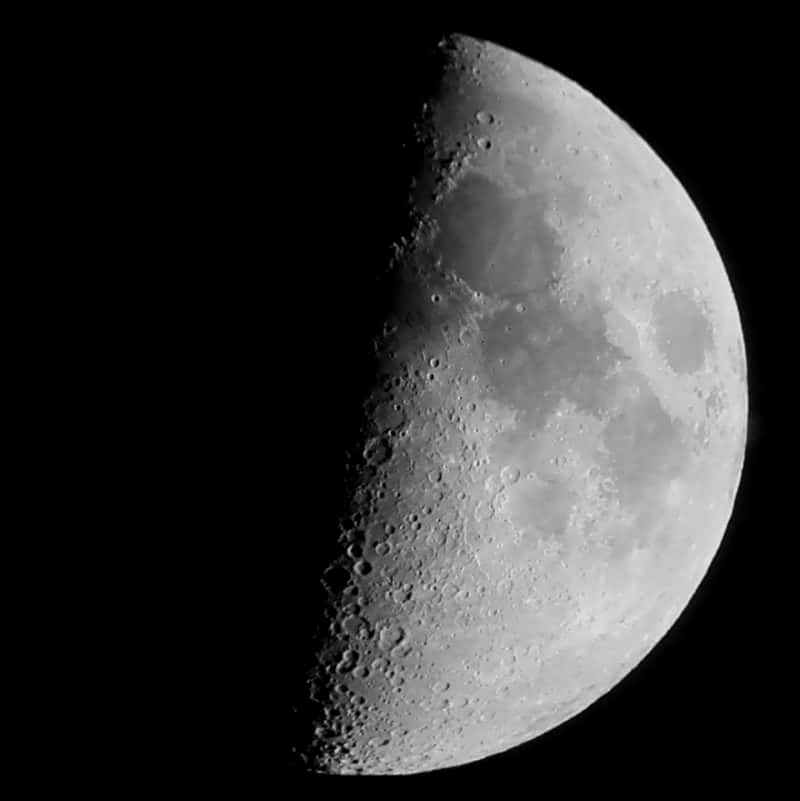
//> input picture ay.jpg, 800 x 801 px
$ ./ders6   (built with g++ and OpenCV 4)
//> lines starting //> are read from the running program, lines starting //| are printed output that depends on the picture
#include <iostream>
#include <opencv2/opencv.hpp>

using namespace cv;

void rescaleGrayImage(Mat &grayImage, double targetMin = 0, double targetMax = 255) {
    // Her piksele eklenen değeri ve hedef minimum ve maksimum degerleri belirle
    double minVal, maxVal;
    // Kokunu alarak goruntuyu normallestirelim.
    //sqrt(grayImage, grayImage);

    minMaxLoc(grayImage, &minVal, &maxVal);
    double scale = (targetMax - targetMin) / (maxVal - minVal);

    // Her piksele olcekleme faktorunu uygulayalim
    grayImage = (grayImage - minVal) * scale + targetMin;
}

void showImage(const std::string& windowName, const Mat& image) {
    namedWindow(windowName, WINDOW_NORMAL);
    resizeWindow(windowName, 400, 400);
    imshow(windowName, image);
    waitKey(0);
}


int main() {
    // Resmi yükle
    Mat image = imread("ay.jpg");
//> image is the input picture: 801 rows x 800 cols, CV_8UC3; min 0, max 240, mean 50.5

    // Hata Kontrol
    if (image.empty()) {
        std::cerr << "Resim yüklenemedi." << std::endl;
        return -1;
    }

    // Griye cevirelim
    Mat grayImage;
    cvtColor(image, grayImage, COLOR_BGR2GRAY);
    // KARE ALMA ISLEMI
    // Her pixelin veri tipini double yapalim sonra karesini alma islemini yapabiliriz
    grayImage.convertTo(grayImage, CV_64F); // Veri tipini double yapalım
//> grayImage: 801 rows x 800 cols, CV_64FC1
    grayImage.forEach<double>([](double &pixel, const int * position) -> void {
        pixel = pixel * pixel;
    });
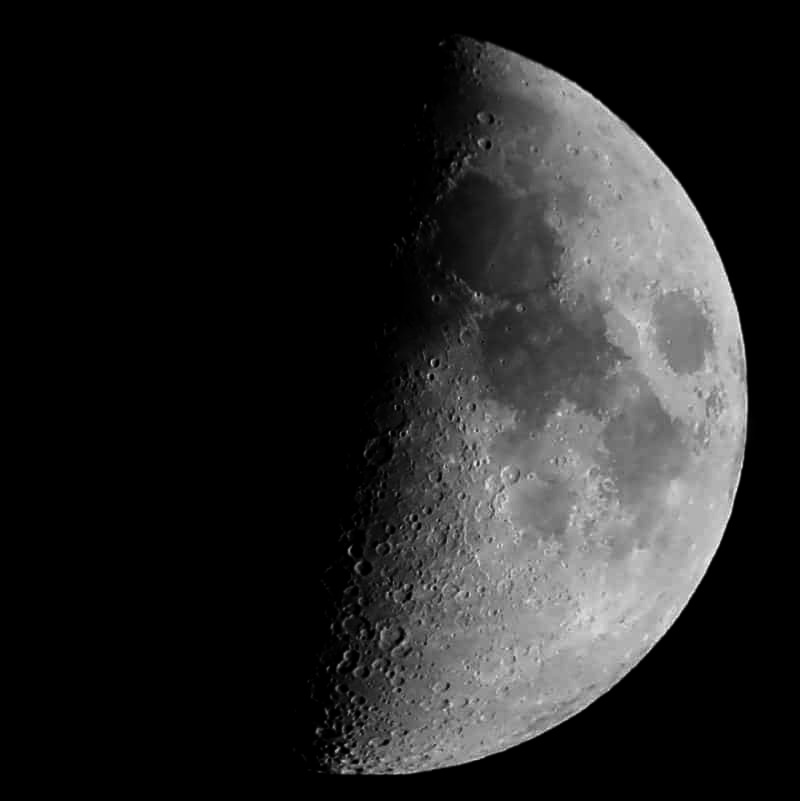
//> grayImage: 801 rows x 800 cols, CV_64FC1; min 0, max 57600, mean 8319.1; drawn with min black and max white

    rescaleGrayImage(grayImage);
//> in rescaleGrayImage, `minMaxLoc(grayImage, &minVal, &maxVal);`: minVal = 0; maxVal = 57600
//> in rescaleGrayImage, `double scale = (targetMax - targetMin) / (maxVal - minVal);`: scale = 0.00443

    // Sonucu göster
    std::cout << "Gri tonlamalı işlenmiş resim oluşturuldu." << std::endl;

    // Standart islemler:
    showImage("Kare Alma Islemi", grayImage);
    return 0;
}
